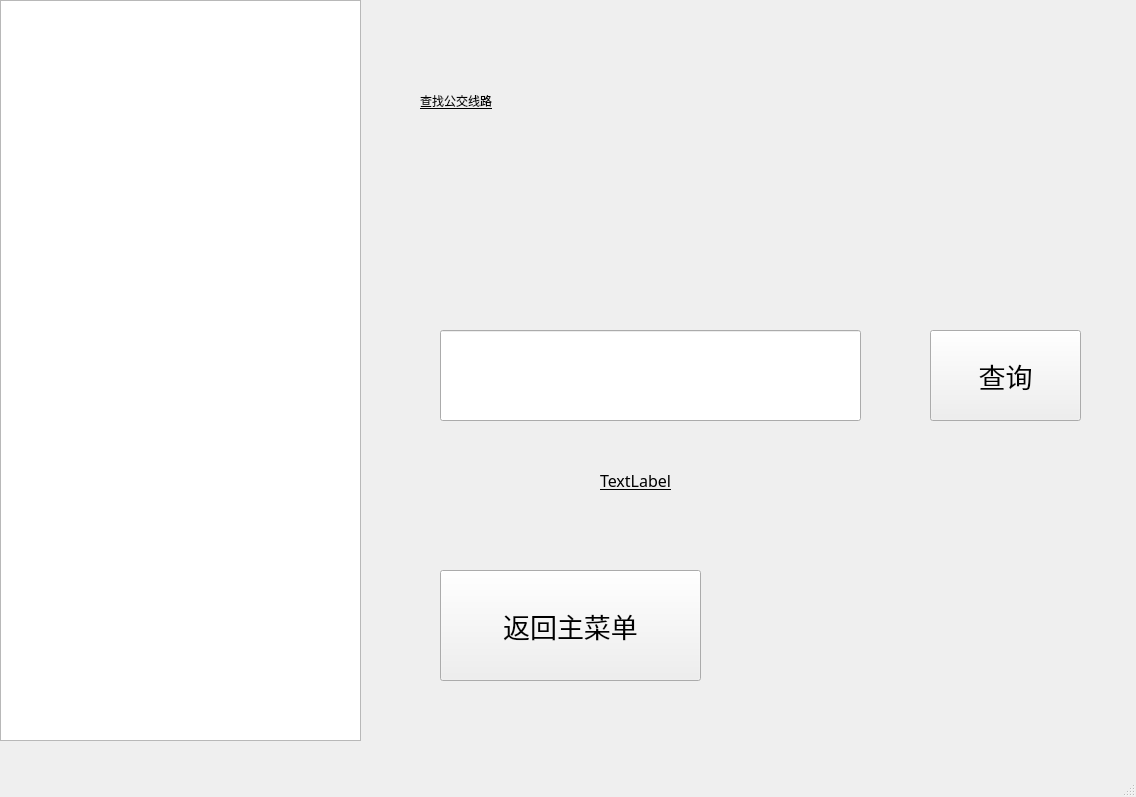
<?xml version="1.0" encoding="UTF-8"?>
<ui version="4.0">
 <class>MainWindow</class>
 <widget class="QMainWindow" name="MainWindow">
  <property name="geometry">
   <rect>
    <x>0</x>
    <y>0</y>
    <width>1136</width>
    <height>797</height>
   </rect>
  </property>
  <property name="windowTitle">
   <string>MainWindow</string>
  </property>
  <widget class="QWidget" name="centralwidget">
   <widget class="QPushButton" name="route2main">
    <property name="geometry">
     <rect>
      <x>440</x>
      <y>570</y>
      <width>261</width>
      <height>111</height>
     </rect>
    </property>
    <property name="font">
     <font>
      <family>霞鹜文楷</family>
      <pointsize>20</pointsize>
     </font>
    </property>
    <property name="text">
     <string>返回主菜单</string>
    </property>
   </widget>
   <widget class="QLineEdit" name="line_route">
    <property name="geometry">
     <rect>
      <x>440</x>
      <y>330</y>
      <width>421</width>
      <height>91</height>
     </rect>
    </property>
    <property name="font">
     <font>
      <family>Arial</family>
      <pointsize>26</pointsize>
     </font>
    </property>
    <property name="text">
     <string/>
    </property>
   </widget>
   <widget class="QPushButton" name="search_route">
    <property name="geometry">
     <rect>
      <x>930</x>
      <y>330</y>
      <width>151</width>
      <height>91</height>
     </rect>
    </property>
    <property name="font">
     <font>
      <family>霞鹜文楷</family>
      <pointsize>20</pointsize>
     </font>
    </property>
    <property name="text">
     <string>查询</string>
    </property>
   </widget>
   <widget class="QLabel" name="empty_warn">
    <property name="geometry">
     <rect>
      <x>600</x>
      <y>440</y>
      <width>511</width>
      <height>81</height>
     </rect>
    </property>
    <property name="font">
     <font>
      <family>霞鹜文楷</family>
      <pointsize>12</pointsize>
      <underline>true</underline>
     </font>
    </property>
    <property name="text">
     <string>TextLabel</string>
    </property>
   </widget>
   <widget class="QListView" name="listView">
    <property name="geometry">
     <rect>
      <x>0</x>
      <y>0</y>
      <width>361</width>
      <height>741</height>
     </rect>
    </property>
    <property name="styleSheet">
     <string notr="true">background-image: url(&quot;C:background.jpg&quot;)</string>
    </property>
   </widget>
   <widget class="QLabel" name="label">
    <property name="geometry">
     <rect>
      <x>420</x>
      <y>60</y>
      <width>431</width>
      <height>81</height>
     </rect>
    </property>
    <property name="styleSheet">
     <string notr="true">font: 28pt &quot;霞鹜文楷&quot;;
text-decoration: underline;</string>
    </property>
    <property name="text">
     <string>查找公交线路</string>
    </property>
   </widget>
   <zorder>listView</zorder>
   <zorder>route2main</zorder>
   <zorder>line_route</zorder>
   <zorder>search_route</zorder>
   <zorder>empty_warn</zorder>
   <zorder>label</zorder>
  </widget>
  <widget class="QMenuBar" name="menubar">
   <property name="geometry">
    <rect>
     <x>0</x>
     <y>0</y>
     <width>1136</width>
     <height>26</height>
    </rect>
   </property>
  </widget>
  <widget class="QStatusBar" name="statusbar"/>
 </widget>
 <resources/>
 <connections/>
</ui>
